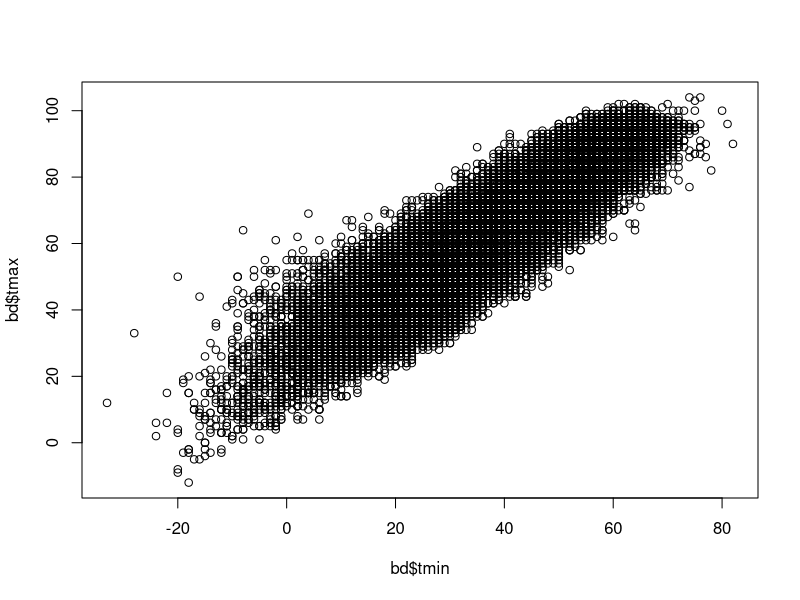
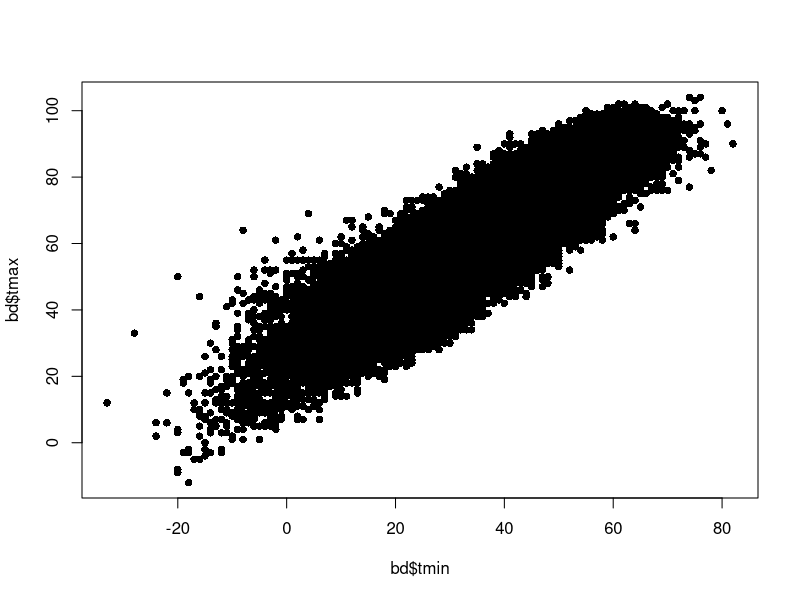
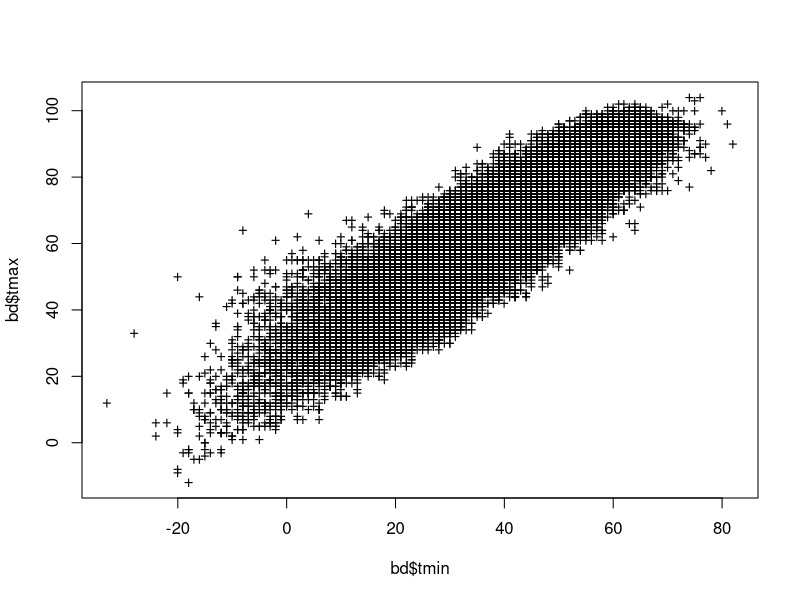
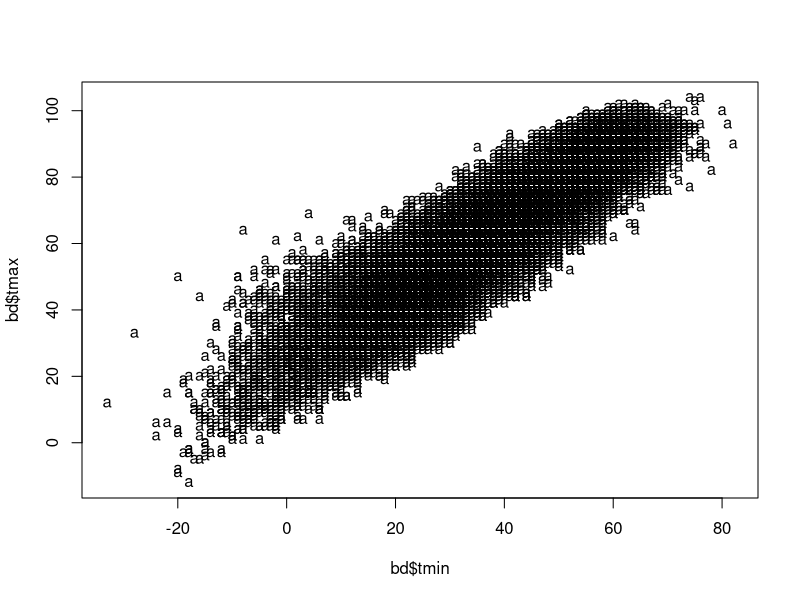
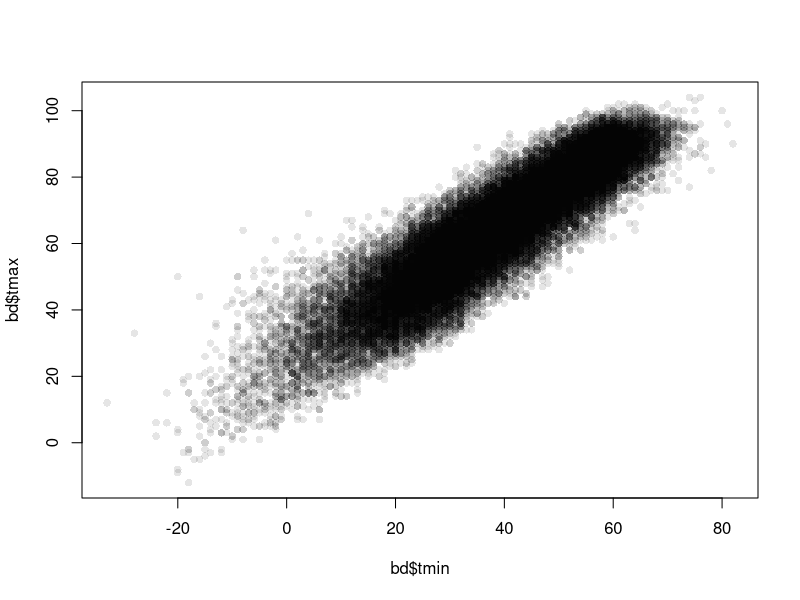
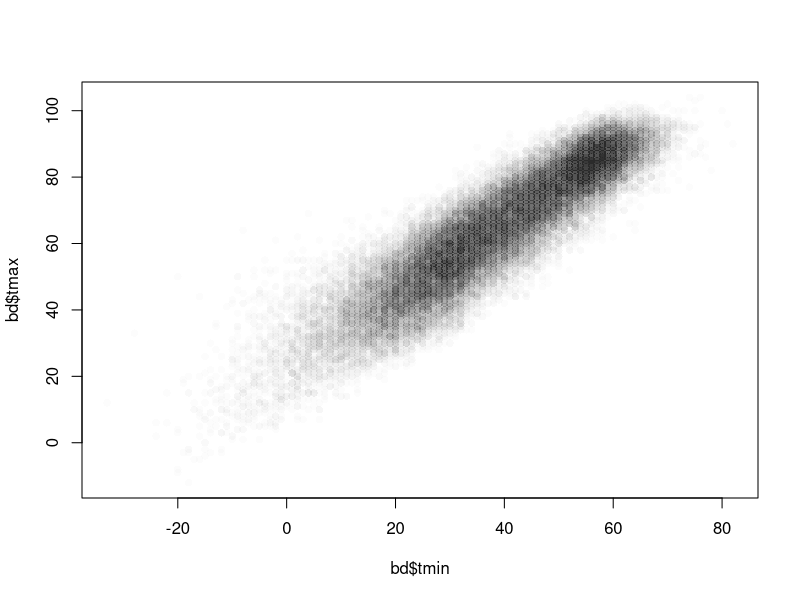
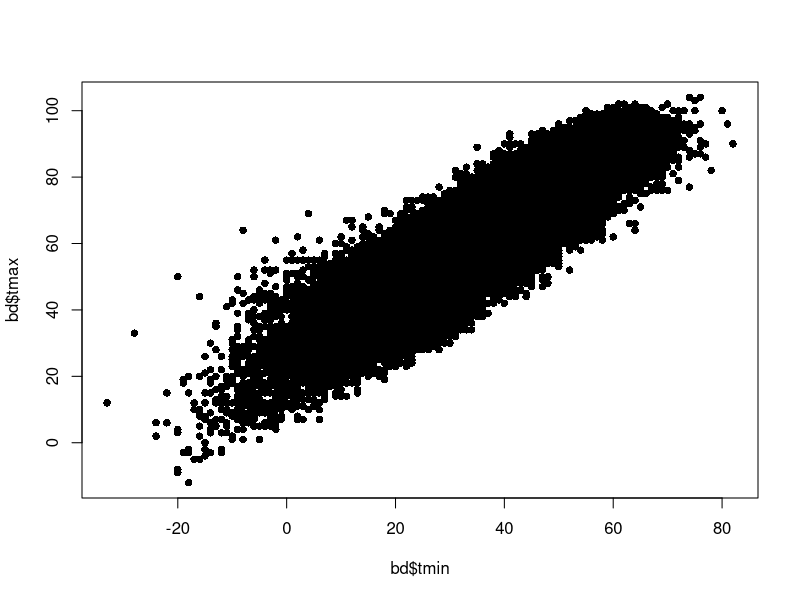
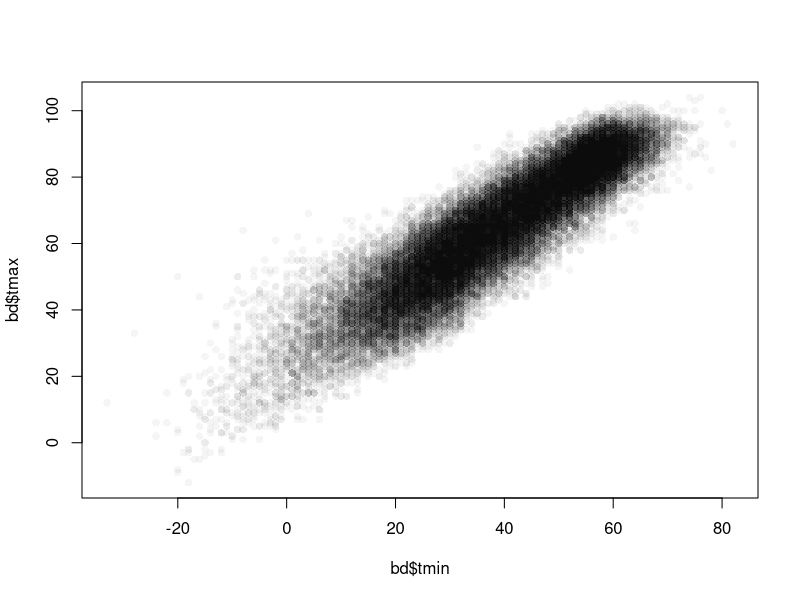

Here is the R script that generated these plots, in order:
# # # # # # # # # # # # # # # # # # # # # # # # # # # # # # # # # # # # # # # # # # # # # # # # # # # # # # # # # # #
# SCATTERPLOTS

bd = read.csv("BoulderDaily.csv")
# Good variable names are very helpful.  But, we're going to be typing the name of this
# dataset alot, so short names are sometimes nice too
head(bd)
dim(bd)
summary(bd)

#It's hard to really understand what's happening with this data by just looking at these
#statistics.  Plotting can be really helpful with understanding the data.

?plot
plot(bd$tmin, bd$tmax)

# That's a pretty ugly plot.  Let's see if we can make it better

plot(bd$tmin, bd$tmax, pch = 16)

#Why 16?

?pch

# We can use all kinds of symbols with our plots

plot(bd$tmin, bd$tmax, pch="+")
plot(bd$tmin, bd$tmax, pch="a") #We should probably avoid some options, though

# There's alot of points on this graph, and it's hard to see what's happening.  Let's see if 
# we can make it any clearer.

# Sometimes, you need additional functions that aren't installed with R by default.  In this
# case, we want to install the "scales" package.  Note that you'll only need to install this
# once, then just use library() to load the code.

install.packages("scales") #adds a new package to your library
library(scales) #tells R to bring the objects from that library into your workspace.

# In this case, scales gives us the alpha() function:

plot(bd$tmin, bd$tmax, pch=16, col=alpha(colour="black", alpha=0.1))
plot(bd$tmin, bd$tmax, pch=16, col=alpha(colour="black", alpha=0.01))

# Using alpha=0.01 means that each point is 0.01 times the weight of a standard point.  So, if
# 100 points are on top of each other, we'll get a full black dot at that location.

# Where are most of the temperatures?
plot(bd$tmin, bd$tmax, pch=16, col=alpha(colour="black", alpha=1))
# Maybe between -20 and 80 for the min and 0 to 100 for max?
plot(bd$tmin, bd$tmax, pch=16, col=alpha(colour="black", alpha=0.04))
# Ah, most mins are between 10 and 70, and most maxes are between 20 and 100.

# Our titles don't make much sense:

plot(bd$tmin, bd$tmax, pch=16, col=alpha(colour="black", alpha=0.04), main="Temperature Plot"
  ,xlab="Minimum Temperature (degrees F)"
  ,ylab="Maximum Temperature (degrees F)")

# Let's add some pretty colors.

install.packages("RColorBrewer") #Package with nice colors.  See http://colorbrewer2.org/
library(RColorBrewer)
pal = brewer.pal(name="Spectral", n=10)
bd$colorGroup = floor( bd$tmax/10 )
bd$colorGroup[bd$colorGroup<1] = 1
plot(bd$tmin, bd$tmax, pch=16, col=alpha(colour=pal[bd$colorGroup], alpha=.1)
  ,main="Temperature Plot"
  ,xlab="Minimum Temperature (degrees F)"
  ,ylab="Maximum Temperature (degrees F)")

# Whoops!  pal is reversed.

pal = rev(pal)
plot(bd$tmin, bd$tmax, pch=16, col=alpha(colour=pal[bd$colorGroup], alpha=.1)
  ,main="Temperature Plot"
  ,xlab="Minimum Temperature (degrees F)"
  ,ylab="Maximum Temperature (degrees F)")

# What if we want to look at months individually?

?par
par(mfrow=c(3,4)) #Use a 3x4 grid
for(i in 1:12){
  temp = bd[bd$month==i,]
  plot(temp$tmin, temp$tmax, pch=16, col=alpha(colour=pal[temp$colorGroup], alpha=.1)
    ,main="Temperature Plot"
    ,xlab="Minimum Temperature (degrees F)"
    ,ylab="Maximum Temperature (degrees F)")
}

# It looks a bit weird because the scale keeps changing.

par(mfrow=c(3,4)) #Use a 3x4 grid
for(i in 1:12){
  temp = bd[bd$month==i,]
  plot(temp$tmin, temp$tmax, pch=16, col=alpha(colour=pal[temp$colorGroup], alpha=.1)
    ,main="Temperature Plot"
    ,xlab="Minimum Temperature (degrees F)"
    ,ylab="Maximum Temperature (degrees F)"
    ,xlim=c(-30,80), ylim=c(-10,110))
}

# Let's add a better label

months = c("Jan", "Feb", "Mar", "Apr", "May", "Jun", "Jul", "Aug", "Sep", "Oct", "Nov", "Dec")

par(mfrow=c(3,4)) #Use a 3x4 grid
for(i in 1:12){
  temp = bd[bd$month==i,]
  plot(temp$tmin, temp$tmax, pch=16, col=alpha(colour=pal[temp$colorGroup], alpha=.3)
    ,main=months[i]
    ,xlab="Minimum Temperature (degrees F)"
    ,ylab="Maximum Temperature (degrees F)"
    ,xlim=c(-30,80), ylim=c(-10,110))
}

# QUESTION!  Using the same dataset, examine the seasonal trends in temperature.
# Hint:
# - Use par(mfrow=c(1,1)) to return to a 1x1 plot grid (if you want)